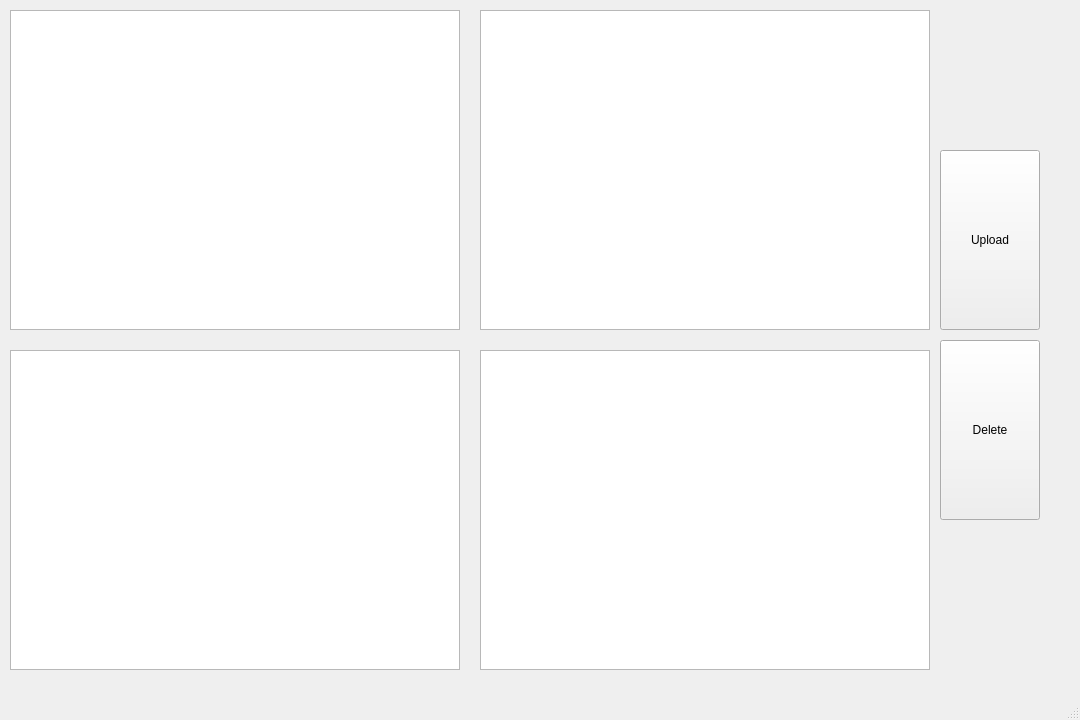
<?xml version="1.0" encoding="UTF-8"?>
<ui version="4.0">
 <class>DB_Form</class>
 <widget class="QMainWindow" name="DB_Form">
  <property name="geometry">
   <rect>
    <x>0</x>
    <y>0</y>
    <width>1080</width>
    <height>720</height>
   </rect>
  </property>
  <property name="windowTitle">
   <string>MainWindow</string>
  </property>
  <widget class="QWidget" name="centralwidget">
   <widget class="QPushButton" name="uploadBtn">
    <property name="geometry">
     <rect>
      <x>940</x>
      <y>150</y>
      <width>100</width>
      <height>180</height>
     </rect>
    </property>
    <property name="text">
     <string>Upload</string>
    </property>
   </widget>
   <widget class="QPushButton" name="deleteBtn">
    <property name="geometry">
     <rect>
      <x>940</x>
      <y>340</y>
      <width>100</width>
      <height>180</height>
     </rect>
    </property>
    <property name="text">
     <string>Delete</string>
    </property>
   </widget>
   <widget class="QTableWidget" name="measurements_table">
    <property name="geometry">
     <rect>
      <x>10</x>
      <y>10</y>
      <width>450</width>
      <height>320</height>
     </rect>
    </property>
   </widget>
   <widget class="QTableWidget" name="visual_table">
    <property name="geometry">
     <rect>
      <x>480</x>
      <y>10</y>
      <width>450</width>
      <height>320</height>
     </rect>
    </property>
   </widget>
   <widget class="QTableWidget" name="naming_table">
    <property name="geometry">
     <rect>
      <x>10</x>
      <y>350</y>
      <width>450</width>
      <height>320</height>
     </rect>
    </property>
   </widget>
   <widget class="QTableWidget" name="error_table">
    <property name="geometry">
     <rect>
      <x>480</x>
      <y>350</y>
      <width>450</width>
      <height>320</height>
     </rect>
    </property>
   </widget>
  </widget>
  <widget class="QMenuBar" name="menubar">
   <property name="geometry">
    <rect>
     <x>0</x>
     <y>0</y>
     <width>1080</width>
     <height>21</height>
    </rect>
   </property>
  </widget>
  <widget class="QStatusBar" name="statusbar"/>
 </widget>
 <resources/>
 <connections/>
</ui>
